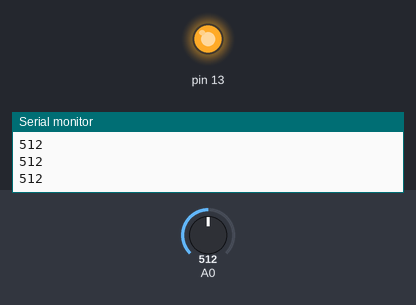
Bench run of a sketch on a simulated Arduino Uno, built with avr-gcc and run on an emulated ATmega328P. Parts: output pins drawn as LEDs (lit = HIGH), the last lines printed to the serial monitor. The inputs (shaded band) are chosen by the test bench; at power-on: A0 = 512.

Above: at 1.2 s.
1.3 s: A0 set to 411
2.8 s: A0 set to 390
At 3.4 s:
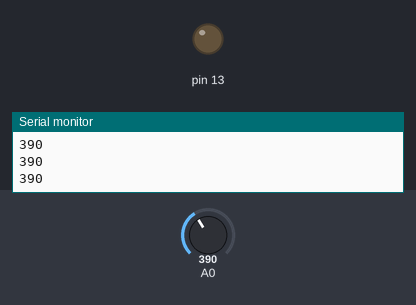
4.3 s: A0 set to 410
At 5.5 s:
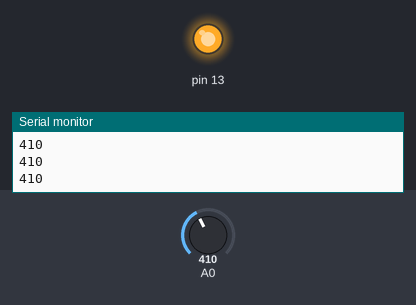
5.8 s: A0 set to 306
At 6.9 s:
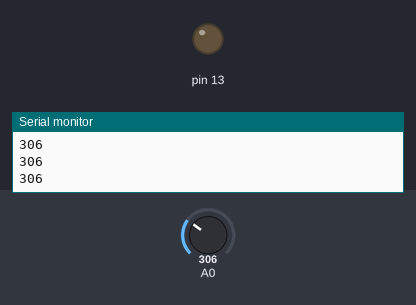
Timing chart, 0 to 8.3 s (numbered marks = the images above; inputs shaded):
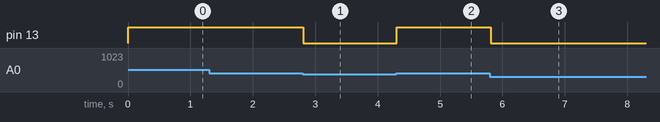

Measured:
- the behaviour switches between 400 and 399 on A0 (found by bisection; images 0 and 1)
- after the input at 2.8 s, pin 13: HIGH → LOW at once
- after the input at 4.3 s, pin 13: LOW → HIGH at once
- after the input at 5.8 s, pin 13: HIGH → LOW at once

The sketch:

ir.ino
```cpp
void setup() {
  // put your setup code here, to run once:
  Serial.begin(9600);
  pinMode(13, OUTPUT);
  digitalWrite(13,LOW);

}

void loop() {
  // put your main code here, to run repeatedly:
  int out = analogRead(A0);
  Serial.println(out);
  if (out >= 400)
    digitalWrite(13, HIGH);
  else
   digitalWrite(13,LOW);
}
```
